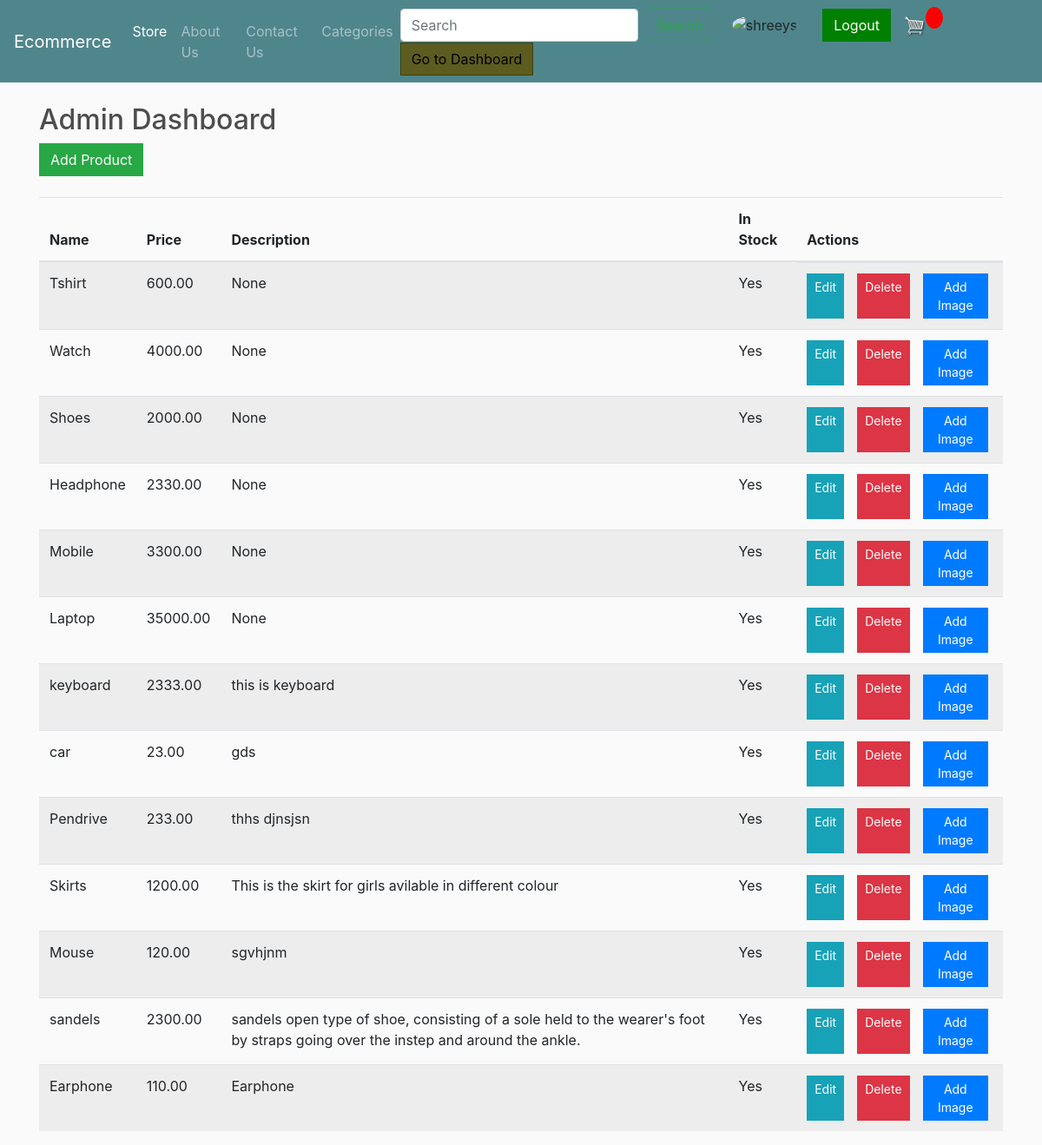
The app's page /admin_dashboard/ (signed in), older data.
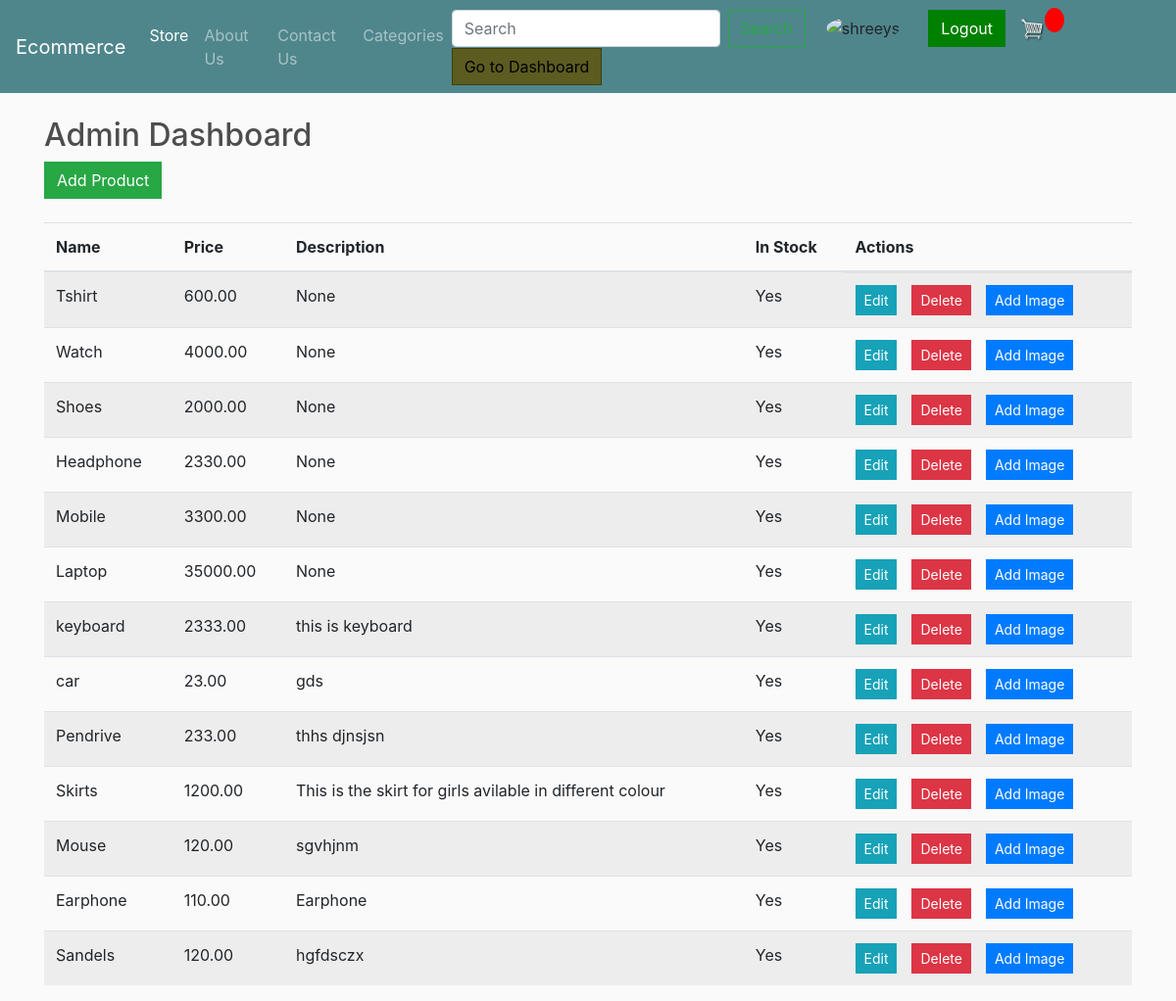
The same page, newer data.
### store/models.py (models this page shows, shortened)
class Product(models.Model):
    name = models.CharField(max_length=200, null=True)
    price = models.DecimalField(max_digits=7, decimal_places=2)
    digital = models.BooleanField(default=False)
    image = models.ImageField(upload_to='products/')
    description = models.TextField(null=True, blank=True)
    in_stock = models.BooleanField(default=True)
    colors = models.ManyToManyField(Color, related_name='products')
    sizes = models.ManyToManyField(Size, related_name='products')
    category = models.ForeignKey(Category, on_delete=models.SET_DEFAULT, default=1)

### store/views.py (the view)
# urls.py: path('admin_dashboard/', views.admin_dashboard, name='admin_dashboard'),
@login_required
@user_is_shreeys
def admin_dashboard(request):
    products = Product.objects.all()
    return render(request, 'store/admin_dashboard.html', {'products': products})

### store/templates/store/admin_dashboard.html (shortened to what this page needs)
{% extends 'store/main.html' %}
{% block content %}
  <h2>Admin Dashboard</h2>
  <a href="{% url 'add_product' %}" class="btn btn-success">Add Product</a>
  <table class="table table-striped mt-4">
    <thead>
      <tr>
        <th>Name</th>
        <th>Price</th>
        <th>Description</th>
        <th>In Stock</th>
        <th>Actions</th>
      </tr>
    </thead>
    <tbody>
      {% for product in products %}
        <tr>
          <td>{{ product.name }}</td>
          <td>{{ product.price }}</td>
          <td>{{ product.description }}</td>
          <td>{{ product.in_stock|yesno:"Yes,No" }}</td>
          <td class="action-buttons">
            <a href="{% url 'update_product' product.pk %}" class="btn btn-info btn-sm">Edit</a>
            <a href="{% url 'delete_product' product.pk %}" class="btn btn-danger btn-sm">Delete</a>
            <a href="{% url 'add_image' product.pk %}" class="btn btn-primary btn-sm">Add Image</a>
          </td>
        </tr>
      {% endfor %}
    </tbody>
  </table>
{% endblock %}

Row changes from the older to the newer data that the page shows:
removed Product: name "sandels", price "2300.00", description "sandels open type of shoe, consisting of a sole held to the wearer's foot by straps going over the instep and around the ankle.", in_stock "Yes"
added Product: name "Sandels", price "120.00", description "hgfdsczx", in_stock "Yes"
